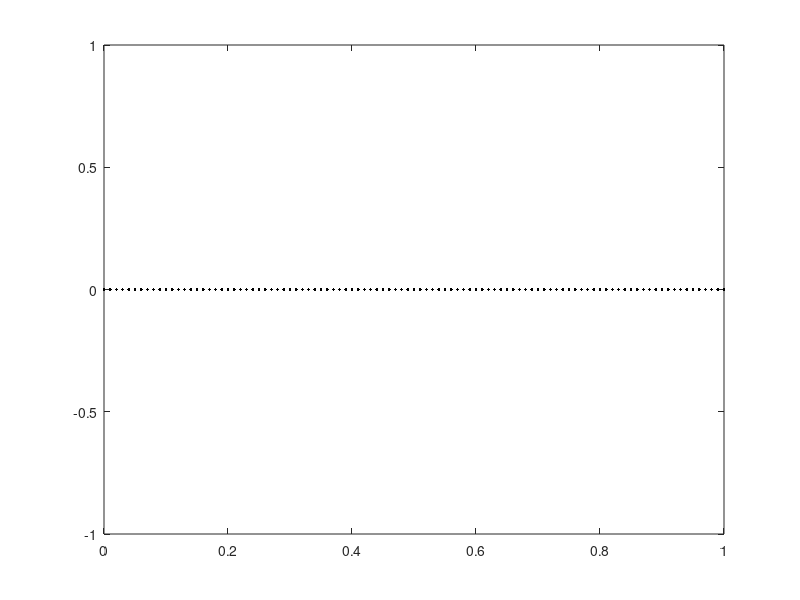

Write MATLAB code to recreate this figure. (Note: this script raises an error after producing the figure.)
%% Setup the GP problem


path(path,'../');

clear all;
close all;

plotfunction = @makePDF;
% plotfunction = @fakePDF; % This one doesn't make output


%%
% Define the points we're interested in
close all;
yl = [-3 3];
x = [0:0.01:1]';
plot(x,0,'k.');
setupPlot
xlabel('x');
ylabel('y');
ylim(yl);
makePDF('interestpoints.eps');

% Generate samples from the prior
gam = 1;
N = length(x);
C = kernel(x,x,'gauss',gam) + 1e-6*eye(N);
priorSamps = gausssamp(zeros(N,1),C,20);
hold on
plot(x,priorSamps,'k','color',[0.6 0.6 0.6]);
ylim(yl);
makePDF('priorgam1.eps');

close all;
plot(x,0,'k.');
setupPlot
xlabel('x');
ylabel('y');
gam = 10;
N = length(x);
C = kernel(x,x,'gauss',gam) + 1e-6*eye(N);
priorSamps = gausssamp(zeros(N,1),C,20);
hold on
plot(x,priorSamps,'k','color',[0.6 0.6 0.6]);
ylim(yl);
makePDF('priorgam10.eps');


close all;
plot(x,0,'k.');
setupPlot
xlabel('x');
ylabel('y');
gam = 100;
N = length(x);
C = kernel(x,x,'gauss',gam) + 1e-6*eye(N);
priorSamps = gausssamp(zeros(N,1),C,20);
hold on
plot(x,priorSamps,'k','color',[0.6 0.6 0.6]);
ylim(yl)
makePDF('priorgam100.eps');

% add some observed data
close all
order = randperm(N);
Nobs = 10;
obsx = x(order(1:Nobs));
y = 3*(obsx.^3 - 4*obsx.^2 + 2*obsx);
plot(x,0,'k.');
hold on
setupPlot
xlabel('x');
ylabel('y');
plot(obsx,y,'ro','markersize',10);
ylim(yl);
makePDF('observed.eps');

% Predictive samples
close all
gam = 100;
C = kernel(x,x,'gauss',gam);
obsC = kernel(obsx,obsx,'gauss',gam) + 1e-6*eye(Nobs);
crossC = kernel(x,obsx,'gauss',gam);
predCov = C - crossC*inv(obsC)*crossC';
predMu = crossC*inv(obsC)*y;
predSamps = gausssamp(predMu,predCov+1e-6*eye(N),20);
plot(x,0,'k.');
hold on
plot(obsx,y,'ro','markersize',10)
setupPlot
xlabel('x');
ylabel('y');
hold on
plot(x,predSamps,'k','color',[0.6 0.6 0.6]);
ylim(yl);
makePDF('postsample.eps');
%%
close all
gam = 100;
C = kernel(x,x,'gauss',gam);
obsC = kernel(obsx,obsx,'gauss',gam) + 1e-6*eye(Nobs);
crossC = kernel(x,obsx,'gauss',gam);
predCov = C - crossC*inv(obsC)*crossC';
predMu = crossC*inv(obsC)*y;
predSamps = gausssamp(predMu,predCov+1e-6*eye(N),20);
plot(x,0,'k.');
hold on
plot(obsx,y,'ro','markersize',10)
setupPlot
xlabel('x');
ylabel('y');
hold on
plot(x,predMu,'r.');
for n = 1:N
    sd = sqrt(predCov(n,n));
    plot([x(n) x(n)],[predMu(n)-3*sd predMu(n)+3*sd],'k','color',[0.6 0.6 0.6]);
end
makePDF('margpred.eps');

%% With noise
close all
plot(x,0,'k.');
hold on
plot(obsx,y,'ro','markersize',10)
setupPlot
xlabel('x');
ylabel('y');
ss = 0.1;
hold on
postCov = inv(inv(obsC) + (1/ss)*eye(Nobs));
postMu = (1/ss)*postCov*y;
postSamps = gausssamp(postMu,postCov,5);
makePDF('noisepost.eps');
for i = 1:5
    plot(obsx,postSamps(i,:),'*','markersize',10);
    fname = sprintf('noisepost%g.eps',i);
    makePDF(fname);
    hold all
end

%% Predictive samples with noise
close all
gam = 100;
C = kernel(x,x,'gauss',gam);
obsC = kernel(obsx,obsx,'gauss',gam);
crossC = kernel(x,obsx,'gauss',gam);
predCov = C - crossC*inv(obsC + ss*eye(Nobs))*crossC';
predMu = crossC*inv(obsC+ss*eye(Nobs))*y;
predSamps = gausssamp(predMu,predCov+1e-6*eye(N),20);
plot(x,0,'k.');
hold on
plot(obsx,y,'ro','markersize',10)
setupPlot
xlabel('x');
ylabel('y');
hold on
plot(x,predSamps,'k','color',[0.6 0.6 0.6]);
ylim(yl);
makePDF('postsamplenoise.eps');

% Marginal
close all
plot(x,0,'k.');
hold on
plot(obsx,y,'ro','markersize',10)
setupPlot
xlabel('x');
ylabel('y');
hold on
plot(x,predMu,'r.');
for n = 1:N
    sd = sqrt(predCov(n,n));
    plot([x(n) x(n)],[predMu(n)-3*sd predMu(n)+3*sd],'k','color',[0.6 0.6 0.6]);
end
makePDF('predmargnoise.eps');


%% This next section is the old bit..


x = rand(10,1);
noise_ss = 0.05;

test_x = [0:0.01:1]';
test_y = test_x.^3 - 4*test_x.^2 + 2*test_x;

y = x.^3 - 4*x.^2 + 2*x;
y = y + randn(size(x))*sqrt(noise_ss);

plot(x,y,'ko','markersize',20,'linewidth',2);
hold on
plot(test_x,test_y,'b--','linewidth',2)

setupPlot

xlabel('x');
ylabel('y');

yl = ylim;


feval(plotfunction,'gpintro_data.eps');

%% Make some polynomial fits
close all
figure;
plot(x,y,'ko','markersize',20,'linewidth',2);
hold all

X = [x.^0];
testX = [test_x.^0];
plotat = [1 2 3 5];
for order = [1:9]
    X = [X x.^order];
    w = inv(X'*X)*X'*y;
    testX = [testX test_x.^order];
    if any(plotat == order)
        plot(test_x,testX*w,'linewidth',2);
    end
end

legend('Data','1st order','2nd order','3rd order','5th order');

setupPlot
xlabel('x');
ylabel('y');
ylim(yl);
feval(plotfunction,'gpintro_poly.eps');


%% A visual example
close all
kpar = [20 1];
K = kernel(x,x,'gauss',kpar);
testK = kernel(x,test_x,'gauss',kpar);
testKK = kernel(test_x,test_x,'gauss',kpar) + 1e-6*eye(length(test_x));
% Sample functions from the prior
priorFunctions = gausssamp(repmat(0,length(test_x),1),testKK,20);
plot(test_x,priorFunctions','b','linewidth',2)
hold on
plot(x,y,'ko','markersize',20,'linewidth',2);
setupPlot
xlabel('x');
ylabel('y');
ylim(yl);
feval(plotfunction,'gpintro_prior.eps');

close all

% And the posterior
testCov = testKK - testK'*inv(K + noise_ss*eye(length(x)))*testK;
testMu = testK'*inv(K + noise_ss*eye(length(x)))*y;
posteriorFunctions = gausssamp(testMu,testCov,20);

figure;
plot(test_x,posteriorFunctions','b','linewidth',2);
hold on
plot(x,y,'ko','markersize',20,'linewidth',2);
ylim(yl);
setupPlot;
xlabel('x');
ylabel('y');
plot(test_x,testMu,'r','linewidth',2);
feval(plotfunction,'gpintro_posterior.pdf');

% Predictive patch plot
close all
figure
predVar = sqrt(diag(testCov));
patch([test_x' test_x(end:-1:1)'],[testMu'+predVar', testMu(end:-1:1)'-predVar(end:-1:1)'],[0.6 0.6 0.6]);
hold on
plot(test_x,testMu,'r','linewidth',2);
plot(x,y,'ko','markersize',20,'linewidth',2);
setupPlot;
xlabel('x');
ylabel('y');
feval(plotfunction,'gpintro_predictions.pdf');

%% Compute the posterior using Bayes Rule
% Don't actuall use this one...
postCov = inv((1/noise_ss)*eye(length(x)) + K);
postMu = (1/noise_ss)*postCov*y;
close all
postSamples = gausssamp(postMu,postCov,20);
plot(x,postSamples','bo');
hold on
plot(x,y,'ko','markersize',20,'linewidth',2);
xlabel('x');
ylabel('y');
setupPlot;
feval(plotfunction,'gpposterior_bayes.pdf');
%% Hyperparameter plot
close all;
hypvals = [1 10 100];
for i = 1:length(hypvals)
    close all;
    figure
    testKK = kernel(test_x,test_x,'gauss',hypvals(i)) + 1e-6*eye(length(test_x));
    priorFunctions = gausssamp(repmat(0,size(test_x)),testKK,20);
    plot(test_x,priorFunctions,'b','linewidth',2);
    setupPlot;
    xlabel('x');
    ylabel('y');
    filename = sprintf('gpintro_prior_hyp%g.eps',hypvals(i));
    feval(plotfunction,filename);
end

%% Noise-free example
close all
K = kernel(x,x,'gauss',10);
testKK = kernel(test_x,test_x,'gauss',10);
testK = kernel(x,test_x,'gauss',10);

figure
plot(x,y,'ko','markersize',20,'linewidth',2);
testMu = testK'*inv(K + 1e-6*eye(length(x)))*y;
testVar = diag(testKK) - diag(testK'*inv(K + noise_ss*eye(length(x)))*testK);
ylim(yl);
hold on
plot(test_x,testMu,'ro');
for i = 1:length(test_x)
    plot([test_x(i) test_x(i)],[testMu(i) - sqrt(testVar(i)),testMu(i)+sqrt(testVar(i))],'k','color',[0.3 0.3 0.3]);
end

xlabel('x');
ylabel('y');
setupPlot;
feval(plotfunction,'gpintro_noisefree.eps');

%% Noisey example
close all
K = kernel(x,x,'gauss',10);
testKK = kernel(test_x,test_x,'gauss',10);
testK = kernel(x,test_x,'gauss',10);

figure
plot(x,y,'ko','markersize',20,'linewidth',2);
testMu = testK'*inv(K + noise_ss*eye(length(x)))*y;
testVar = diag(testKK) - diag(testK'*inv(K + noise_ss*eye(length(x)))*testK);
hold on
plot(test_x,testMu,'ro');
for i = 1:length(test_x)
    plot([test_x(i) test_x(i)],[testMu(i) - sqrt(testVar(i)),testMu(i)+sqrt(testVar(i))],'k','color',[0.6 0.6 0.6]);
end
xlabel('x');
ylabel('y');
setupPlot;
feval(plotfunction,'gpintro_withnoise.eps');

%% Classification example
% Generate some data
gamvals = [1 5 10];
close all;
x = [randn(20,2)+repmat([2 0],20,1);
    randn(20,2) + repmat([-2 0],20,1);
    randn(30,2) + repmat([0 2],30,1)];

y = [repmat(1,40,1);repmat(-1,30,1)];


[X,Y] = meshgrid(xl(1):0.2:xl(2),yl(1):0.2:yl(2));
testx = [reshape(X,prod(size(X)),1) reshape(Y,prod(size(Y)),1)];

for g = 1:length(gamvals)
    gam = gamvals(g);
    testC = kernel(testx,x,'gauss',gam);

    % Do some sampling
    C = kernel(x,x,'gauss',gam);
    Ci = inv(C);
    N = size(x,1);
    f = gausssamp(repmat(0,N,1),C,1)';
    z = zeros(size(f));
    NITS = 500;
    BURN = 100;
    postC = inv(Ci + eye(N));
    allf = zeros(NITS,N);
    testprobs = zeros(size(testx,1),1);
    testvar = zeros(size(testx,1),1);
    Cprod = diag(testC*(C\testC'));
    testvar = repmat(1,size(testx,1),1) - Cprod;
    for it = 1:NITS
        fprintf('Iteration %g\n',it);
        for n = 1:N
            % sample z_n
            z(n) = randn + f(n);
            while z(n)*y(n)<0
                z(n) = randn + f(n);
            end
        end
        % Sample f
        f = gausssamp(postC*z,postC,1)';

        % Do the regression for predictions
        testmu = (testC/C)*f;

        testsample = randn(size(testx,1),1).*sqrt(testvar) + testmu;
        if it>BURN
            testprobs = testprobs + normcdf(testsample);
        end
        allf(it,:) = f';
    end

    testprobs = testprobs ./ (NITS-BURN);
    testprobs = reshape(testprobs,size(X));
    %% Make the plot
    close all
    plotClassData(x,t);
    setupPlot;
    xl = [-5 5];
    yl = [-3 5];
    xlim(xl);
    ylim(yl);
    feval(plotfunction,'class_data.eps');
    [c,h] = contour(X,Y,testprobs,'k','color',[0.3 0.3 0.3]);
    clabel(c,h,'color','b','fontsize',14)   
    fname = sprintf('gpclass_hyp%g.eps',gam);
    feval(plotfunction,fname);
    
    close all
    surf(X,Y,testprobs);
    view([0 0 1]);
    hold on
    plotClassData3(x,t);
    setupPlot;
    fname = sprintf('gpclass_hyp%g_surf.eps',gam);
    feval(@makePDFopengl,fname);
end

%% Generative process
for i = 1:3
    close all
    N = 100;
    x = randn(N,2)*10;
    gam = 0.005;
    C = kernel(x,x,'gauss',gam) + 1e-6*eye(N);
    f = gausssamp(zeros(N,1),C,1)';
    z = randn(N,1).*0.1 + f;
    y = zeros(N,1);
    y(z<0) = 0;
    y(z>0) = 1;
    plotClassData(x,y);
    setupPlot;
    fname = sprintf('gendata%g.eps',i);
    makePDF(fname);
end
%% Multi-class example
x = [randn(20,2)+repmat([2 0],20,1);
    randn(20,2) + repmat([-2 0],20,1);
    randn(30,2) + repmat([0 2],30,1)];

y = [repmat(1,20,1);repmat(2,20,1);repmat(3,30,1)];


[X,Y] = meshgrid(xl(1):0.2:xl(2),yl(1):0.2:yl(2));
testx = [reshape(X,prod(size(X)),1) reshape(Y,prod(size(Y)),1)];

gam = 1;
testC = kernel(testx,x,'gauss',gam);

% Do some sampling
C = kernel(x,x,'gauss',gam);
Ci = inv(C);
N = size(x,1);

K = max(y);
for k = 1:K
    f(:,k) = gausssamp(repmat(0,N,1),C,1)';
end

z = zeros(size(f));
NITS = 5000;
BURN = 1000;
postC = inv(Ci + eye(N));
testprobs = zeros(size(testx,1),K);
testvar = zeros(size(testx,1),1);
Cprod = diag(testC*(C\testC'));
testvar = repmat(1,size(testx,1),1) - Cprod;

for it = 1:NITS
    fprintf('Iteration %g\n',it);
    for n = 1:N
        % sample z_n
        z(n,:) = randn(1,K) + f(n,:);
        pos = find(z(n,:)==max(z(n,:)),1);
        while pos ~= y(n)
            z(n,:) = randn(1,K) + f(n,:);
            pos = find(z(n,:)==max(z(n,:)),1);
        end
    end
    % Sample f
    for k = 1:K
        f(:,k) = gausssamp(postC*z(:,k),postC,1)';
    end
    
    % Do the regression for predictions
    
    testmu = (testC/C)*f;
    

    testsample = randn(size(testx,1),K).*repmat(sqrt(testvar),1,K) + testmu;
    testz = testsample + randn(size(testx,1),K);
    if it > BURN
        for n = 1:size(testx,1)
            pos = find(testz(n,:) == max(testz(n,:)),1);
            testprobs(n,pos) = testprobs(n,pos) + 1;
        end
    end
end

testprobs = testprobs ./ repmat(sum(testprobs,2),1,K);

for k = 1:K
    close all
    surf(X,Y,reshape(testprobs(:,k),size(X)));
    view([0 0 1]);
    hold on
    plotClassData3(x,y);
    setupPlot;
    fname = sprintf('multiclass_k%g.eps',k);
    feval(@makePDFopengl,fname);
end


close all
plotClassData3(x,y);
setupPlot;
fname = 'multiclass_data.eps';
feval(@makePDF,fname);


%% Visualising aux variable trick
close all
f = 0.7;
xvals1 = [-3:0.01:0];
xvals2 = [0:0.01:5];
p1x = [xvals1 xvals1(end) xvals1(1)];
p1y = [normpdf(xvals1,f,1),0,0];

p2x = [xvals2 xvals2(end) xvals2(1)];
p2y = [normpdf(xvals2,f,1),0,0];
patch(p1x,p1y,[0.8 0.8 0.8]);
patch(p2x,p2y,[0.6 0.6 0.6]);
axis tight
hold on
plot([0 0],ylim,'k--');
% text(f+0.1,0.1,'$f_n$','interpreter','latex','fontsize',24)
text(0.5,0.2,'$y_n=1$','interpreter','latex','fontsize',24)
text(-2.5,0.2,'$y_n=-1$','interpreter','latex','fontsize',24)
setupPlot
xlabel('$z_n$','interpreter','latex','fontsize',24)
makePDF('vis_aux.eps');

%% And with the ncnm
close all
f = 0.7;
xvals1 = [-3:0.01:-0.5];
xvals2 = [0.5:0.01:5];
p1x = [xvals1 xvals1(end) xvals1(1)];
p1y = [normpdf(xvals1,f,1),0,0];

p2x = [xvals2 xvals2(end) xvals2(1)];
p2y = [normpdf(xvals2,f,1),0,0];
patch(p1x,p1y,[0.8 0.8 0.8]);
patch(p2x,p2y,[0.6 0.6 0.6]);
axis tight
hold on
plot([-0.5 -0.5],ylim,'k--');
plot([0.5 0.5],ylim,'k--');
% text(f+0.1,0.1,'$f_n$','interpreter','latex','fontsize',24)
text(1.0,0.2,'$y_n=1$','interpreter','latex','fontsize',24)
text(-2.7,0.2,'$y_n=-1$','interpreter','latex','fontsize',24)
h = text(0,0.15,'$y_n=0$','interpreter','latex','fontsize',24,'rotation',90)
setupPlot
xlabel('$z_n$','interpreter','latex','fontsize',24)
makePDF('vis_aux_ncnm.eps');


%% NCNM example
close all
data = twospirals(400,100,5,100.0);
y = data(:,3);x = data(:,1:2);
y(y==0) = -1;
N = size(y,1);
g = zeros(N,1);

% pos = find(y==-1);
% x(pos,2) = x(pos,2) - 1;

plotClassData3SS(x,y,g)




g(x(:,2)>1) = 1;
g(x(:,2)<-1) = 1;



xl = xlim;
yl = ylim;

[X,Y] = meshgrid(xl(1):0.1:xl(2),yl(1):0.1:yl(2));
testx = [reshape(X,prod(size(X)),1) reshape(Y,prod(size(Y)),1)];

gam = 1;
testC = kernel(testx,x,'gauss',gam);

% Do some sampling
N = size(x,1);
C = kernel(x,x,'gauss',gam) + 1e-6*eye(N);
Ci = inv(C);

postC = inv(Ci + eye(N));


for a = [0 0.5]

    close all
    
    testprobs = zeros(size(testx,1),3);
    testvar = zeros(size(testx,1),1);
    Cprod = diag(testC*(C\testC'));
    testvar = repmat(1,size(testx,1),1) - Cprod;


    f = zeros(N,1);
    f = gausssamp(repmat(0,N,1),C,1)';
    z = zeros(N,1);
    NITS = 200;
    BURN = 100;
    tempy = y;
    for it = 1:NITS
        fprintf('Iteration: %g\n',it);
        for n = 1:N
            if g(n) == 1
                probm = normcdf(-a-f(n));
                probm = probm / ...
                    (probm + normcdf(f(n)-a));
                if rand<probm
                    % Sample from the negative truncation
                    tempy(n) = -1;
                else
                    tempy(n) = 1;
                end
            end
            z(n) = f(n) + randn;
            while z(n)*tempy(n)<a
                z(n) = f(n) + randn;
            end
        end
        f = gausssamp(postC*z,postC,1)';

        % Do the regression for predictions
        testmu = (testC/C)*f;

        testsample = randn(size(testx,1),1).*sqrt(testvar) + testmu;
        testz = testsample + randn(size(testx,1),1);
        if it>BURN
            pos = find(testz < -a);
            testprobs(pos,1) = testprobs(pos,1) + 1;
            pos = find(testz > a);
            testprobs(pos,3) = testprobs(pos,3) + 1;        
            pos = find(testz > -a & testz < a);
            testprobs(pos,2) = testprobs(pos,2) + 1;        

        end



    end

    testprobs = testprobs./repmat(sum(testprobs,2),1,3);
    close all
    surf(X,Y,reshape(testprobs(:,1),size(X)));
    view([0 0 1]);
    hold on
    plotClassData3SS(x,y,g);
    axis tight
    setupPlot;
    fname = sprintf('ncnm_a%g_g%g.eps',10*a,gam);
    makePDFopengl(fname);
end